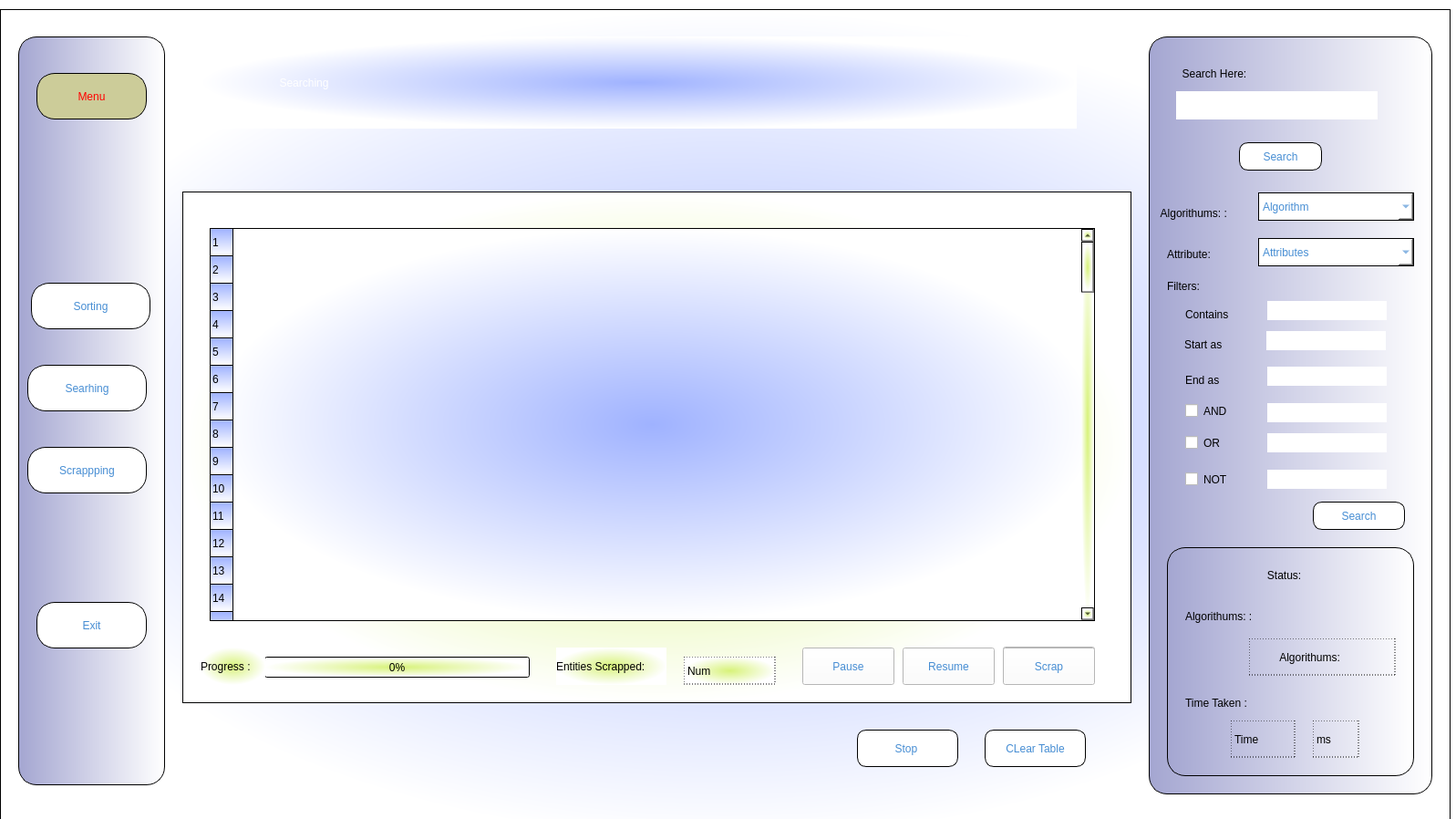
<?xml version="1.0" encoding="UTF-8"?>
<ui version="4.0">
 <class>Form</class>
 <widget class="QWidget" name="Form">
  <property name="geometry">
   <rect>
    <x>0</x>
    <y>0</y>
    <width>1597</width>
    <height>898</height>
   </rect>
  </property>
  <property name="windowTitle">
   <string>Form</string>
  </property>
  <property name="styleSheet">
   <string notr="true">background-color: qradialgradient(spread:pad, cx:0.5, cy:0.5, radius:0.5, fx:0.5, fy:0.5, stop:0 rgba(159, 178, 255, 255), stop:1 rgba(255, 255, 255, 255));</string>
  </property>
  <widget class="QFrame" name="frame">
   <property name="geometry">
    <rect>
     <x>0</x>
     <y>10</y>
     <width>1591</width>
     <height>911</height>
    </rect>
   </property>
   <property name="styleSheet">
    <string notr="true">background-color: qradialgradient(spread:pad, cx:0.5, cy:0.5, radius:0.5, fx:0.5, fy:0.5, stop:0 rgba(159, 178, 255, 255), stop:1 rgba(255, 255, 255, 255));</string>
   </property>
   <property name="frameShape">
    <enum>QFrame::StyledPanel</enum>
   </property>
   <property name="frameShadow">
    <enum>QFrame::Raised</enum>
   </property>
   <widget class="QFrame" name="frame_2">
    <property name="geometry">
     <rect>
      <x>200</x>
      <y>200</y>
      <width>1041</width>
      <height>561</height>
     </rect>
    </property>
    <property name="styleSheet">
     <string notr="true">background-color: qradialgradient(spread:pad, cx:0.5, cy:0.5, radius:0.5, fx:0.5, fy:0.5, stop:0 rgba(215, 242, 121, 255), stop:1 rgba(255, 255, 255, 255));</string>
    </property>
    <property name="frameShape">
     <enum>QFrame::StyledPanel</enum>
    </property>
    <property name="frameShadow">
     <enum>QFrame::Raised</enum>
    </property>
    <widget class="QPushButton" name="StopButton">
     <property name="geometry">
      <rect>
       <x>900</x>
       <y>499</y>
       <width>101</width>
       <height>41</height>
      </rect>
     </property>
     <property name="styleSheet">
      <string notr="true">background-color: rgb(255, 255, 255);
color: rgb(70, 141, 211);
font: 75 10pt &quot;MS Shell Dlg 2&quot;;</string>
     </property>
     <property name="text">
      <string>Stop</string>
     </property>
    </widget>
    <widget class="QPushButton" name="Resume">
     <property name="geometry">
      <rect>
       <x>790</x>
       <y>500</y>
       <width>101</width>
       <height>41</height>
      </rect>
     </property>
     <property name="styleSheet">
      <string notr="true">background-color: rgb(255, 255, 255);
color: rgb(70, 141, 211);
font: 75 10pt &quot;MS Shell Dlg 2&quot;;</string>
     </property>
     <property name="text">
      <string>Resume</string>
     </property>
    </widget>
    <widget class="QPushButton" name="ScrapButton">
     <property name="geometry">
      <rect>
       <x>900</x>
       <y>500</y>
       <width>101</width>
       <height>41</height>
      </rect>
     </property>
     <property name="styleSheet">
      <string notr="true">background-color: rgb(255, 255, 255);
color: rgb(70, 141, 211);
font: 75 10pt &quot;MS Shell Dlg 2&quot;;</string>
     </property>
     <property name="text">
      <string>Scrap</string>
     </property>
    </widget>
    <widget class="QPushButton" name="Pause">
     <property name="geometry">
      <rect>
       <x>680</x>
       <y>500</y>
       <width>101</width>
       <height>41</height>
      </rect>
     </property>
     <property name="styleSheet">
      <string notr="true">background-color: rgb(255, 255, 255);
color: rgb(70, 141, 211);
font: 75 10pt &quot;MS Shell Dlg 2&quot;;</string>
     </property>
     <property name="text">
      <string>Pause</string>
     </property>
    </widget>
    <widget class="QTableWidget" name="tableWidget">
     <property name="geometry">
      <rect>
       <x>30</x>
       <y>40</y>
       <width>971</width>
       <height>431</height>
      </rect>
     </property>
     <property name="styleSheet">
      <string notr="true">background-color: qradialgradient(spread:pad, cx:0.5, cy:0.5, radius:0.5, fx:0.5, fy:0.5, stop:0 rgba(159, 178, 255, 255), stop:1 rgba(255, 255, 255, 255));</string>
     </property>
     <property name="rowCount">
      <number>100</number>
     </property>
     <row/>
     <row/>
     <row/>
     <row/>
     <row/>
     <row/>
     <row/>
     <row/>
     <row/>
     <row/>
     <row/>
     <row/>
     <row/>
     <row/>
     <row/>
     <row/>
     <row/>
     <row/>
     <row/>
     <row/>
     <row/>
     <row/>
     <row/>
     <row/>
     <row/>
     <row/>
     <row/>
     <row/>
     <row/>
     <row/>
     <row/>
     <row/>
     <row/>
     <row/>
     <row/>
     <row/>
     <row/>
     <row/>
     <row/>
     <row/>
     <row/>
     <row/>
     <row/>
     <row/>
     <row/>
     <row/>
     <row/>
     <row/>
     <row/>
     <row/>
     <row/>
     <row/>
     <row/>
     <row/>
     <row/>
     <row/>
     <row/>
     <row/>
     <row/>
     <row/>
     <row/>
     <row/>
     <row/>
     <row/>
     <row/>
     <row/>
     <row/>
     <row/>
     <row/>
     <row/>
     <row/>
     <row/>
     <row/>
     <row/>
     <row/>
     <row/>
     <row/>
     <row/>
     <row/>
     <row/>
     <row/>
     <row/>
     <row/>
     <row/>
     <row/>
     <row/>
     <row/>
     <row/>
     <row/>
     <row/>
     <row/>
     <row/>
     <row/>
     <row/>
     <row/>
     <row/>
     <row/>
     <row/>
     <row/>
     <row/>
    </widget>
    <widget class="QProgressBar" name="progressBar">
     <property name="geometry">
      <rect>
       <x>90</x>
       <y>510</y>
       <width>291</width>
       <height>23</height>
      </rect>
     </property>
     <property name="autoFillBackground">
      <bool>false</bool>
     </property>
     <property name="styleSheet">
      <string notr="true">background-colour: None</string>
     </property>
     <property name="value">
      <number>0</number>
     </property>
     <property name="alignment">
      <set>Qt::AlignLeading|Qt::AlignLeft|Qt::AlignVCenter</set>
     </property>
     <property name="invertedAppearance">
      <bool>false</bool>
     </property>
     <property name="textDirection">
      <enum>QProgressBar::BottomToTop</enum>
     </property>
    </widget>
    <widget class="QLabel" name="label_4">
     <property name="geometry">
      <rect>
       <x>20</x>
       <y>500</y>
       <width>71</width>
       <height>41</height>
      </rect>
     </property>
     <property name="styleSheet">
      <string notr="true">border-radius : 0%;
border: 0px</string>
     </property>
     <property name="text">
      <string>Progress :</string>
     </property>
    </widget>
    <widget class="QLabel" name="Number">
     <property name="geometry">
      <rect>
       <x>550</x>
       <y>510</y>
       <width>101</width>
       <height>31</height>
      </rect>
     </property>
     <property name="styleSheet">
      <string notr="true">border: 1px dotted black;
border-radius : 0%</string>
     </property>
     <property name="text">
      <string>Num</string>
     </property>
    </widget>
    <widget class="QLabel" name="label_12">
     <property name="geometry">
      <rect>
       <x>410</x>
       <y>500</y>
       <width>121</width>
       <height>41</height>
      </rect>
     </property>
     <property name="styleSheet">
      <string notr="true">border-radius : 0%;
border: 0px</string>
     </property>
     <property name="text">
      <string>Entities Scrapped: </string>
     </property>
    </widget>
   </widget>
   <widget class="QWidget" name="widget_2" native="true">
    <property name="geometry">
     <rect>
      <x>20</x>
      <y>30</y>
      <width>161</width>
      <height>821</height>
     </rect>
    </property>
    <property name="styleSheet">
     <string notr="true">border: 1px solid black; 
background-color: qlineargradient(spread:reflect, x1:0, y1:0, x2:1, y2:0, stop:0 rgba(164, 166, 209, 255), stop:1 rgba(255, 255, 255, 255));
border-radius: 20%;</string>
    </property>
    <widget class="QPushButton" name="MenuButton">
     <property name="geometry">
      <rect>
       <x>20</x>
       <y>40</y>
       <width>121</width>
       <height>51</height>
      </rect>
     </property>
     <property name="styleSheet">
      <string notr="true">font: 75 10pt &quot;MS Shell Dlg 2&quot;;
color: rgb(255, 0, 0);
background: rgb(204, 204, 153)</string>
     </property>
     <property name="text">
      <string>Menu</string>
     </property>
    </widget>
    <widget class="QPushButton" name="SortingButton">
     <property name="geometry">
      <rect>
       <x>14</x>
       <y>270</y>
       <width>131</width>
       <height>51</height>
      </rect>
     </property>
     <property name="styleSheet">
      <string notr="true">background-color: rgb(255, 255, 255);
color: rgb(70, 141, 211);
font: 75 10pt &quot;MS Shell Dlg 2&quot;;</string>
     </property>
     <property name="text">
      <string>Sorting</string>
     </property>
    </widget>
    <widget class="QPushButton" name="SearchingButton">
     <property name="geometry">
      <rect>
       <x>10</x>
       <y>360</y>
       <width>131</width>
       <height>51</height>
      </rect>
     </property>
     <property name="styleSheet">
      <string notr="true">background-color: rgb(255, 255, 255);
color: rgb(70, 141, 211);
font: 75 10pt &quot;MS Shell Dlg 2&quot;;</string>
     </property>
     <property name="text">
      <string>Searhing</string>
     </property>
    </widget>
    <widget class="QPushButton" name="ExitButton">
     <property name="geometry">
      <rect>
       <x>20</x>
       <y>620</y>
       <width>121</width>
       <height>51</height>
      </rect>
     </property>
     <property name="styleSheet">
      <string notr="true">background-color: rgb(255, 255, 255);
color: rgb(70, 141, 211);
font: 75 10pt &quot;MS Shell Dlg 2&quot;;</string>
     </property>
     <property name="text">
      <string>Exit</string>
     </property>
    </widget>
    <widget class="QPushButton" name="ScrappingButton">
     <property name="geometry">
      <rect>
       <x>10</x>
       <y>450</y>
       <width>131</width>
       <height>51</height>
      </rect>
     </property>
     <property name="styleSheet">
      <string notr="true">background-color: rgb(255, 255, 255);
color: rgb(70, 141, 211);
font: 75 10pt &quot;MS Shell Dlg 2&quot;;</string>
     </property>
     <property name="text">
      <string>Scrappping</string>
     </property>
    </widget>
   </widget>
   <widget class="QLabel" name="label_25">
    <property name="geometry">
     <rect>
      <x>220</x>
      <y>30</y>
      <width>961</width>
      <height>101</height>
     </rect>
    </property>
    <property name="styleSheet">
     <string notr="true">color: rgb(255, 255, 255);
font: 32pt &quot;Elephant&quot;;
border: 0px</string>
    </property>
    <property name="text">
     <string>                          Searching</string>
    </property>
   </widget>
   <widget class="QWidget" name="widget_4" native="true">
    <property name="geometry">
     <rect>
      <x>1260</x>
      <y>30</y>
      <width>311</width>
      <height>831</height>
     </rect>
    </property>
    <property name="styleSheet">
     <string notr="true">background-color: qlineargradient(spread:reflect, x1:0, y1:0, x2:1, y2:0, stop:0 rgba(164, 166, 209, 255), stop:1 rgba(255, 255, 255, 255));
border: 1px solid black; 
border-radius: 20%;</string>
    </property>
    <widget class="QLabel" name="label_13">
     <property name="geometry">
      <rect>
       <x>40</x>
       <y>295</y>
       <width>61</width>
       <height>20</height>
      </rect>
     </property>
     <property name="styleSheet">
      <string notr="true">background: None;border-radius: 0%;
border: 0 px;</string>
     </property>
     <property name="text">
      <string>Contains</string>
     </property>
    </widget>
    <widget class="QLineEdit" name="NotText">
     <property name="geometry">
      <rect>
       <x>130</x>
       <y>475</y>
       <width>131</width>
       <height>21</height>
      </rect>
     </property>
     <property name="styleSheet">
      <string notr="true">background-color: rgb(255, 255, 255);
border-radius: 0%;
border: 0 px;</string>
     </property>
    </widget>
    <widget class="QLabel" name="label_14">
     <property name="geometry">
      <rect>
       <x>20</x>
       <y>263</y>
       <width>61</width>
       <height>21</height>
      </rect>
     </property>
     <property name="styleSheet">
      <string notr="true">background: None;border-radius: 0%;
border: 0 px;</string>
     </property>
     <property name="text">
      <string>Filters:</string>
     </property>
    </widget>
    <widget class="QCheckBox" name="checkBox_8">
     <property name="geometry">
      <rect>
       <x>40</x>
       <y>475</y>
       <width>61</width>
       <height>21</height>
      </rect>
     </property>
     <property name="styleSheet">
      <string notr="true">background: None;border-radius: 0%;
border: 0 px;</string>
     </property>
     <property name="text">
      <string>NOT</string>
     </property>
    </widget>
    <widget class="QLabel" name="label_15">
     <property name="geometry">
      <rect>
       <x>40</x>
       <y>367</y>
       <width>61</width>
       <height>20</height>
      </rect>
     </property>
     <property name="styleSheet">
      <string notr="true">background: None;border-radius: 0%;
border: 0 px;</string>
     </property>
     <property name="text">
      <string>End as</string>
     </property>
    </widget>
    <widget class="QLabel" name="label_16">
     <property name="geometry">
      <rect>
       <x>39</x>
       <y>328</y>
       <width>61</width>
       <height>20</height>
      </rect>
     </property>
     <property name="styleSheet">
      <string notr="true">background: None;border-radius: 0%;
border: 0 px;</string>
     </property>
     <property name="text">
      <string>Start as</string>
     </property>
    </widget>
    <widget class="QLineEdit" name="OrText">
     <property name="geometry">
      <rect>
       <x>130</x>
       <y>435</y>
       <width>131</width>
       <height>21</height>
      </rect>
     </property>
     <property name="styleSheet">
      <string notr="true">background-color: rgb(255, 255, 255);
border-radius: 0%;
border: 0 px;</string>
     </property>
    </widget>
    <widget class="QLineEdit" name="andText">
     <property name="geometry">
      <rect>
       <x>130</x>
       <y>402</y>
       <width>131</width>
       <height>21</height>
      </rect>
     </property>
     <property name="styleSheet">
      <string notr="true">background-color: rgb(255, 255, 255);
border-radius: 0%;
border: 0 px;</string>
     </property>
     <property name="text">
      <string/>
     </property>
    </widget>
    <widget class="QCheckBox" name="checkBox_11">
     <property name="geometry">
      <rect>
       <x>40</x>
       <y>400</y>
       <width>61</width>
       <height>21</height>
      </rect>
     </property>
     <property name="styleSheet">
      <string notr="true">background: None;border-radius: 0%;
border: 0 px;</string>
     </property>
     <property name="text">
      <string>AND</string>
     </property>
    </widget>
    <widget class="QLineEdit" name="Starts">
     <property name="geometry">
      <rect>
       <x>129</x>
       <y>323</y>
       <width>131</width>
       <height>21</height>
      </rect>
     </property>
     <property name="styleSheet">
      <string notr="true">background-color: rgb(255, 255, 255);
border-radius: 0%;
border: 0 px;</string>
     </property>
     <property name="text">
      <string/>
     </property>
    </widget>
    <widget class="QLineEdit" name="Contains">
     <property name="geometry">
      <rect>
       <x>130</x>
       <y>290</y>
       <width>131</width>
       <height>21</height>
      </rect>
     </property>
     <property name="styleSheet">
      <string notr="true">background-color: rgb(255, 255, 255);
border-radius: 0%;
border: 0 px;</string>
     </property>
     <property name="text">
      <string/>
     </property>
    </widget>
    <widget class="QLineEdit" name="Ends">
     <property name="geometry">
      <rect>
       <x>130</x>
       <y>362</y>
       <width>131</width>
       <height>21</height>
      </rect>
     </property>
     <property name="styleSheet">
      <string notr="true">background-color: rgb(255, 255, 255);
border-radius: 0%;
border: 0 px;</string>
     </property>
     <property name="text">
      <string/>
     </property>
    </widget>
    <widget class="QWidget" name="widget_5" native="true">
     <property name="geometry">
      <rect>
       <x>20</x>
       <y>560</y>
       <width>271</width>
       <height>251</height>
      </rect>
     </property>
     <widget class="QLabel" name="label_19">
      <property name="geometry">
       <rect>
        <x>100</x>
        <y>10</y>
        <width>81</width>
        <height>41</height>
       </rect>
      </property>
      <property name="styleSheet">
       <string notr="true">background: None;border-radius : 0%;
border: 0px</string>
      </property>
      <property name="text">
       <string>   Status:</string>
      </property>
     </widget>
     <widget class="QLabel" name="label_20">
      <property name="geometry">
       <rect>
        <x>20</x>
        <y>60</y>
        <width>101</width>
        <height>31</height>
       </rect>
      </property>
      <property name="styleSheet">
       <string notr="true">background: None;border: 0px;
border-radius : 0%</string>
      </property>
      <property name="text">
       <string>Algorithums: :</string>
      </property>
     </widget>
     <widget class="QLabel" name="AlgoName">
      <property name="geometry">
       <rect>
        <x>90</x>
        <y>100</y>
        <width>161</width>
        <height>41</height>
       </rect>
      </property>
      <property name="styleSheet">
       <string notr="true">background: None;border: 1px dotted black;
border-radius : 0%</string>
      </property>
      <property name="text">
       <string>         Algorithums: </string>
      </property>
     </widget>
     <widget class="QLabel" name="label_22">
      <property name="geometry">
       <rect>
        <x>20</x>
        <y>150</y>
        <width>101</width>
        <height>41</height>
       </rect>
      </property>
      <property name="styleSheet">
       <string notr="true">background: None;border: 0px;
border-radius : 0%</string>
      </property>
      <property name="text">
       <string>Time Taken :</string>
      </property>
     </widget>
     <widget class="QLabel" name="AlgoTime">
      <property name="geometry">
       <rect>
        <x>70</x>
        <y>190</y>
        <width>71</width>
        <height>41</height>
       </rect>
      </property>
      <property name="styleSheet">
       <string notr="true">background: None;border: 1px dotted black;
border-radius : 0%</string>
      </property>
      <property name="text">
       <string>Time</string>
      </property>
     </widget>
     <widget class="QLabel" name="label_24">
      <property name="geometry">
       <rect>
        <x>160</x>
        <y>190</y>
        <width>51</width>
        <height>41</height>
       </rect>
      </property>
      <property name="styleSheet">
       <string notr="true">background: None;border: 1px dotted black;
border-radius : 0%</string>
      </property>
      <property name="text">
       <string>ms</string>
      </property>
     </widget>
    </widget>
    <widget class="QCheckBox" name="checkBox_12">
     <property name="geometry">
      <rect>
       <x>40</x>
       <y>435</y>
       <width>61</width>
       <height>21</height>
      </rect>
     </property>
     <property name="styleSheet">
      <string notr="true">background: None;border-radius: 0%;
border: 0 px;</string>
     </property>
     <property name="text">
      <string>OR</string>
     </property>
    </widget>
    <widget class="QPushButton" name="MultiSearching">
     <property name="geometry">
      <rect>
       <x>180</x>
       <y>510</y>
       <width>101</width>
       <height>31</height>
      </rect>
     </property>
     <property name="styleSheet">
      <string notr="true">background-color: rgb(255, 255, 255);
color: rgb(70, 141, 211);
font: 75 10pt &quot;MS Shell Dlg 2&quot;;
border-radius: 10px;
border: 1px solid black</string>
     </property>
     <property name="text">
      <string>Search</string>
     </property>
    </widget>
    <widget class="QComboBox" name="ALgoSearching">
     <property name="geometry">
      <rect>
       <x>120</x>
       <y>171</y>
       <width>171</width>
       <height>31</height>
      </rect>
     </property>
     <property name="styleSheet">
      <string notr="true">background-color: rgb(255, 255, 255);
color: rgb(70, 141, 211);
font: 75 10pt &quot;MS Shell Dlg 2&quot;;
border-radius: 0%
</string>
     </property>
     <item>
      <property name="text">
       <string>Algorithm</string>
      </property>
     </item>
     <item>
      <property name="text">
       <string>Hash Search</string>
      </property>
     </item>
     <item>
      <property name="text">
       <string>Linear Search</string>
      </property>
     </item>
    </widget>
    <widget class="QLabel" name="label_5">
     <property name="geometry">
      <rect>
       <x>10</x>
       <y>173</y>
       <width>101</width>
       <height>41</height>
      </rect>
     </property>
     <property name="styleSheet">
      <string notr="true">background: None;border: 0px;
border-radius : 0%</string>
     </property>
     <property name="text">
      <string> Algorithums: :</string>
     </property>
    </widget>
    <widget class="QLabel" name="label_6">
     <property name="geometry">
      <rect>
       <x>20</x>
       <y>223</y>
       <width>81</width>
       <height>31</height>
      </rect>
     </property>
     <property name="styleSheet">
      <string notr="true">background: None;border: 0px;
border-radius : 0%</string>
     </property>
     <property name="text">
      <string>Attribute:</string>
     </property>
    </widget>
    <widget class="QComboBox" name="combo_attribute_search">
     <property name="geometry">
      <rect>
       <x>120</x>
       <y>221</y>
       <width>171</width>
       <height>31</height>
      </rect>
     </property>
     <property name="styleSheet">
      <string notr="true">background-color: rgb(255, 255, 255);
color: rgb(70, 141, 211);
font: 75 10pt &quot;MS Shell Dlg 2&quot;;
border-radius: 0%
</string>
     </property>
     <item>
      <property name="text">
       <string>Attributes</string>
      </property>
     </item>
     <item>
      <property name="text">
       <string>Name</string>
      </property>
     </item>
     <item>
      <property name="text">
       <string>Price</string>
      </property>
     </item>
     <item>
      <property name="text">
       <string>Rating</string>
      </property>
     </item>
     <item>
      <property name="text">
       <string>Reviews</string>
      </property>
     </item>
     <item>
      <property name="text">
       <string>Availability</string>
      </property>
     </item>
     <item>
      <property name="text">
       <string>Discount</string>
      </property>
     </item>
     <item>
      <property name="text">
       <string>Shipping Price</string>
      </property>
     </item>
     <item>
      <property name="text">
       <string>Brand</string>
      </property>
     </item>
     <item>
      <property name="text">
       <string>Country</string>
      </property>
     </item>
    </widget>
    <widget class="QLineEdit" name="SearchLine">
     <property name="geometry">
      <rect>
       <x>30</x>
       <y>60</y>
       <width>221</width>
       <height>31</height>
      </rect>
     </property>
     <property name="styleSheet">
      <string notr="true">background-color: rgb(255, 255, 255);
border-radius: 0%;
border: 0 px;</string>
     </property>
     <property name="text">
      <string/>
     </property>
    </widget>
    <widget class="QPushButton" name="SearchButton">
     <property name="geometry">
      <rect>
       <x>99</x>
       <y>116</y>
       <width>91</width>
       <height>31</height>
      </rect>
     </property>
     <property name="styleSheet">
      <string notr="true">background-color: rgb(255, 255, 255);
color: rgb(70, 141, 211);
font: 75 10pt &quot;MS Shell Dlg 2&quot;;
border-radius: 10px;
border: 1px solid black</string>
     </property>
     <property name="text">
      <string>Search</string>
     </property>
    </widget>
    <widget class="QLabel" name="label_7">
     <property name="geometry">
      <rect>
       <x>20</x>
       <y>20</y>
       <width>121</width>
       <height>41</height>
      </rect>
     </property>
     <property name="styleSheet">
      <string notr="true">background: None;border: 0px;
border-radius : 0%</string>
     </property>
     <property name="text">
      <string>     Search Here:</string>
     </property>
    </widget>
   </widget>
   <widget class="QPushButton" name="ClearTable">
    <property name="geometry">
     <rect>
      <x>1080</x>
      <y>790</y>
      <width>111</width>
      <height>41</height>
     </rect>
    </property>
    <property name="styleSheet">
     <string notr="true">background-color: rgb(255, 255, 255);
color: rgb(70, 141, 211);
font: 75 10pt &quot;MS Shell Dlg 2&quot;;
border-radius: 10px;
border: 1px solid black</string>
    </property>
    <property name="text">
     <string>CLear Table</string>
    </property>
   </widget>
   <widget class="QPushButton" name="stop">
    <property name="geometry">
     <rect>
      <x>940</x>
      <y>790</y>
      <width>111</width>
      <height>41</height>
     </rect>
    </property>
    <property name="styleSheet">
     <string notr="true">background-color: rgb(255, 255, 255);
color: rgb(70, 141, 211);
font: 75 10pt &quot;MS Shell Dlg 2&quot;;
border-radius: 10px;
border: 1px solid black</string>
    </property>
    <property name="text">
     <string>Stop </string>
    </property>
   </widget>
  </widget>
 </widget>
 <resources/>
 <connections/>
</ui>
